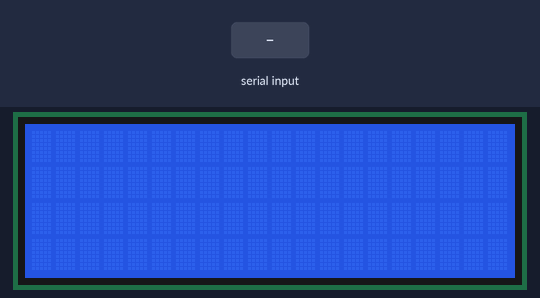
Simulated run of this program. Board: Raspberry Pi (header pin numbers). Parts: 20×4 character LCD. Inputs (shaded band) come from the test bench. What the program prints to the terminal is not drawn.

Above: at 1.2 s.
1.3 s: "1" typed at the terminal, then Enter
At 5.18 s:
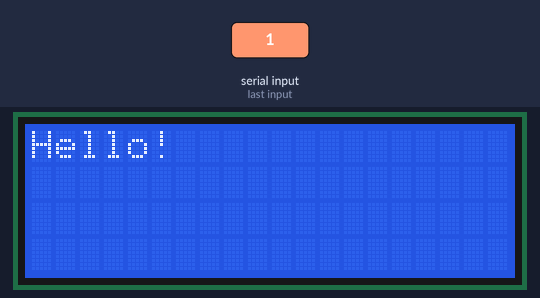
Timing chart, 0 to 6.7 s (numbered marks = the images above; inputs shaded):
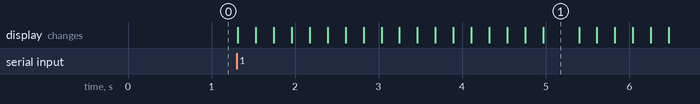

The program:

scroll_lcd.py
```python
#!/usr/bin/python

from RPLCD import CharLCD
from RPi import GPIO
import time

framebuffer = [
    'Hello!',
    '',
]

def main():
    lcd = CharLCD(pin_rs=26,pin_e=24,pins_data=[32,18,16,12],numbering_mode=GPIO.BOARD)

    print('Enter some text: ', end = '')

    long_string = input()

    while True:
        loop_string(long_string, lcd, framebuffer, 1, 16)

def loop_string(string, lcd, framebuffer, row, num_cols, delay=0.2):
    padding = ' ' * num_cols
    s = padding + string + padding
    for i in range(len(s) - num_cols + 1):
        framebuffer[row] = s[i:i+num_cols]
        write_to_lcd(lcd, framebuffer, num_cols)
        time.sleep(delay)

def write_to_lcd(lcd, framebuffer, num_cols):
    lcd.home()
    for row in framebuffer:
        lcd.write_string(row.ljust(num_cols)[:num_cols])
        lcd.write_string('\r\n')

if __name__ == '__main__':

  try:
    main()
  except KeyboardInterrupt:
    pass
  finally:
    GPIO.cleanup()
```

Measured:
- after the input at 1.3 s, the display: changes at once (image 1)
